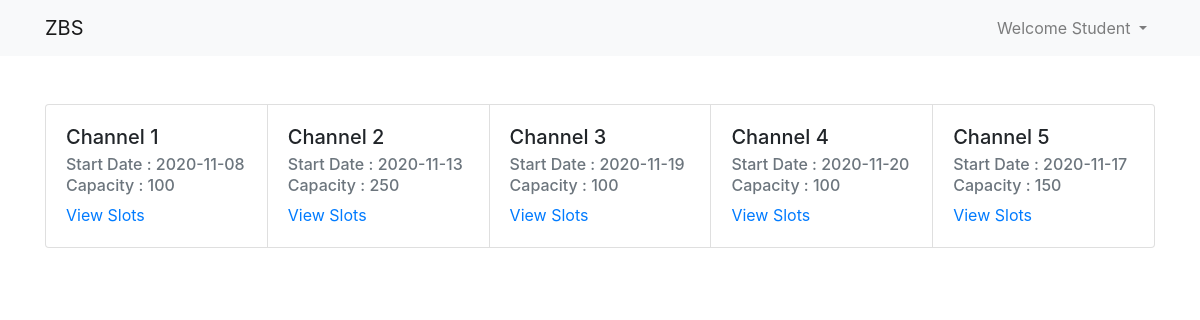
The app's page / (signed in) with its own data.
### app.py (models this page shows, shortened)
class User(db.Model, UserMixin):
    id = db.Column(db.Integer,primary_key=True)
    name = db.Column(db.String(64))
    username = db.Column(db.String(64),unique=True)
    hashed_pass =db.Column(db.String(128))
    type = db.Column(db.Integer())
    bookings = db.relationship('Booking',cascade='all,delete', backref='user',lazy='dynamic')
    last_logged_in = db.Column(db.DateTime)
    last_logged_out = db.Column(db.DateTime)

class Channel(db.Model):
    id = db.Column(db.Integer,primary_key=True)
    name = db.Column(db.String(50))
    capacity = db.Column(db.Integer)
    start_date = db.Column(db.Date)
    slots = db.relationship('Slot', backref='channel')
    bookings = db.relationship('Booking', backref='channel')

### app.py (the view)
@app.route('/', methods=['POST','GET'])
@login_required
def index():
    create_channel_form = CreateChannelForm()
    channels = Channel.query.all()
    return render_template('index.html', channels=channels, create_channel_form=create_channel_form)

### app.py (called while the page is built)
@login_manager.user_loader
def load_user(user_id):
    return User.query.get(user_id)

### templates/index.html (shortened to what this page needs)
{% extends 'base.html' %}
{% block body %}
<div class="container mt-5">
    <div class="card-group">
    {% for channel in channels %}
    <div class="card" style="width: 18rem;">
        <div class="card-body">
          <h5 class="card-title">{{ channel.name }}</h5>
          <h6 class="card-subtitle mb-2 text-muted">Start Date : {{ channel.start_date }}</h6>
          <h6 class="card-subtitle mb-2 text-muted">Capacity : {{ channel.capacity }}</h6>
          <a href="{{ url_for('channel', id=channel.id) }}" class="card-link">View Slots</a>
        </div>
    </div>
    {% endfor %}
    </div>
</div>
{% endblock %}

### templates/base.html (shortened to what this page needs)
<!DOCTYPE html>
<html lang="en">
<head>
    <link rel="stylesheet" href="{{ url_for('static',filename='css/main.css') }}">
    <link rel="stylesheet" href="https://cdn.jsdelivr.net/npm/bootstrap@4.5.3/dist/css/bootstrap.min.css">
</head>
<body>
    <nav class="navbar navbar-expand-lg navbar-light bg-light">
        <div class="container">
        <a class="navbar-brand" href="{{ url_for('index') }}">ZBS</a>
        <div class="collapse navbar-collapse" id="navbarNav">
          <ul class="navbar-nav">
            {% if current_user.is_authenticated %}
            <li class="nav-item dropdown">
              <a class="nav-link dropdown-toggle" href="#" id="navbarDropdown" role="button" data-toggle="dropdown" aria-haspopup="true" aria-expanded="false">
                Welcome {{ current_user.name | capitalize }}
              </a>
            </li>
            {% else %}
              <li class="nav-item">
                  <a class="nav-link" href="{{ url_for('login') }}">Login</a>
              </li>
            {% endif %}
          </ul>
      </div>
        </div>
    </nav>
    {% block body %}{% endblock %}
</body>
</html>

### records on screen
User: name "Student"
Channel: name "Channel 1", start_date "2020-11-08", capacity "100"
Channel: name "Channel 2", start_date "2020-11-13", capacity "250"
Channel: name "Channel 3", start_date "2020-11-19", capacity "100"
Channel: name "Channel 4", start_date "2020-11-20", capacity "100"
Channel: name "Channel 5", start_date "2020-11-17", capacity "150"
